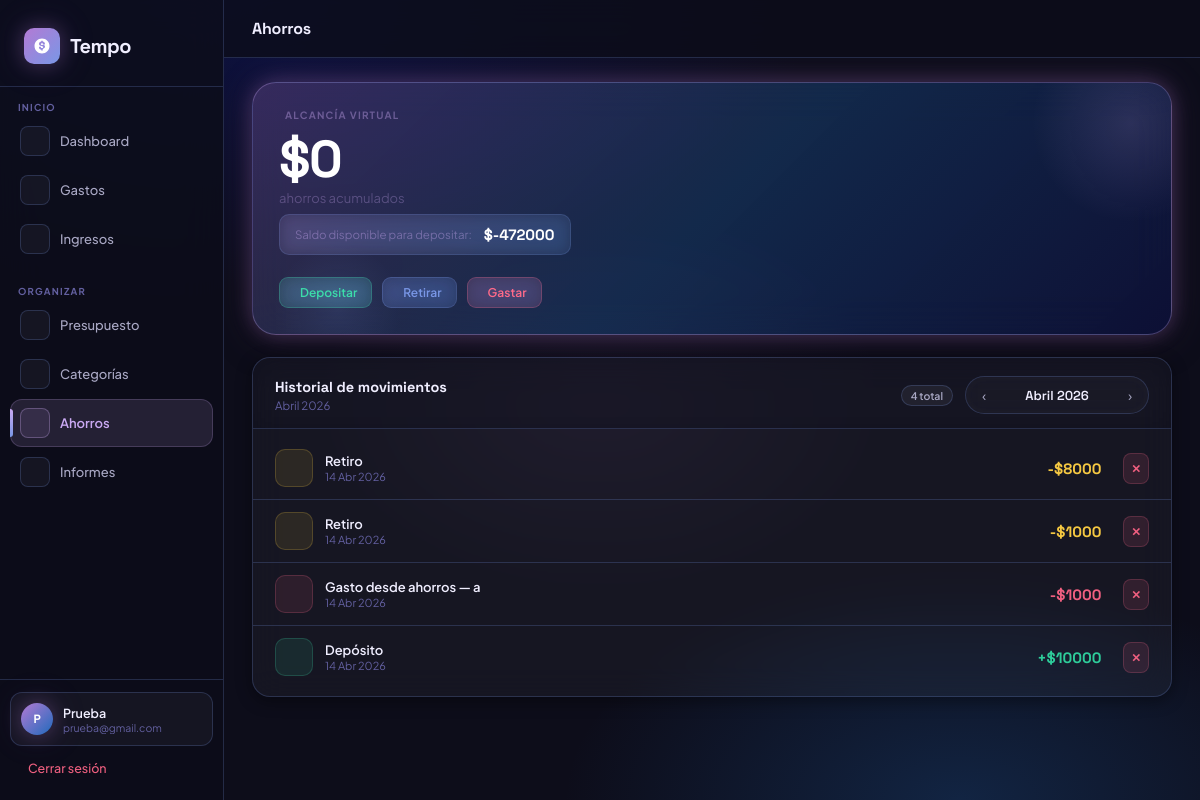
Screenshot of /ahorros/ (signed in) with the database file from the repository.
### core/models.py (models this page shows)
class Ahorro(models.Model):
    TIPOS = [
        ('deposito', 'Depósito'),
        ('retiro', 'Retiro'),
        ('gasto', 'Gasto desde ahorros'),
    ]
    usuario = models.ForeignKey(User, on_delete=models.CASCADE, related_name='ahorros')
    tipo = models.CharField(max_length=10, choices=TIPOS)
    monto = models.DecimalField(max_digits=12, decimal_places=2)
    fecha = models.DateField(default=timezone.now)
    detalle = models.CharField(max_length=300, blank=True)
    creado_en = models.DateTimeField(auto_now_add=True)
    class Meta:
        ordering = ['-fecha', '-creado_en']

### core/views.py (the view)
# urls.py: path('ahorros/', views.ahorros_view, name='ahorros'),
@login_required
def ahorros_view(request):
    hoy   = date.today()
    mes   = int(request.GET.get('mes', hoy.month))
    anio  = int(request.GET.get('anio', hoy.year))
    total = get_total_ahorros(request.user)
    historial = Ahorro.objects.filter(
        usuario=request.user, fecha__month=mes, fecha__year=anio
    )
    saldo_disponible = get_saldo_acumulado(request.user, hoy.month, hoy.year)
    mes_ant  = mes - 1 if mes > 1 else 12
    anio_ant = anio if mes > 1 else anio - 1
    mes_sig  = mes + 1 if mes < 12 else 1
    anio_sig = anio if mes < 12 else anio + 1
    return render(request, 'ahorros.html', {
        'total_ahorros':    total,
        'historial':        historial,
        'saldo_disponible': saldo_disponible,
        'mes': mes, 'anio': anio, 'mes_nombre': MESES[mes],
        'mes_ant': mes_ant, 'anio_ant': anio_ant,
        'mes_sig': mes_sig, 'anio_sig': anio_sig,
        'hoy': hoy.strftime('%Y-%m-%d'),
    })

### core/views.py (called while the page is built)
def get_total_ahorros(usuario):
    dep  = Ahorro.objects.filter(usuario=usuario, tipo='deposito').aggregate(t=Sum('monto'))['t'] or Decimal('0')
    ret  = Ahorro.objects.filter(usuario=usuario, tipo='retiro').aggregate(t=Sum('monto'))['t']   or Decimal('0')
    gas  = Ahorro.objects.filter(usuario=usuario, tipo='gasto').aggregate(t=Sum('monto'))['t']    or Decimal('0')
    return dep - ret - gas

### templates/ahorros.html (shortened to what this page needs)
{% extends 'base.html' %}
{% block page_title %}Ahorros{% endblock %}
{% block content %}
<div class="savings-card hover-lift mb-5">
  <div style="position:relative;z-index:2;">
    <div style="font-size:10px;color:rgba(202,169,243,0.4);font-weight:700;text-transform:uppercase;letter-spacing:1.2px;margin-bottom:12px;display:flex;align-items:center;gap:6px;">
      Alcancía Virtual
    </div>
    <div style="font-family:'Space Grotesk',sans-serif;font-size:52px;font-weight:700;color:#fff;line-height:1;letter-spacing:-1.5px;">
      ${{ total_ahorros|floatformat:0 }}
    </div>
    <div style="color:rgba(202,169,243,0.3);font-size:13px;margin-top:5px;margin-bottom:8px;">ahorros acumulados</div>
    <div style="background:rgba(255,255,255,0.05);border:1px solid rgba(121,151,230,0.2);border-radius:10px;padding:10px 15px;margin-bottom:22px;display:inline-flex;align-items:center;gap:12px;backdrop-filter:blur(8px);">
      <span style="color:rgba(202,169,243,0.4);font-size:11.5px;">Saldo disponible para depositar:</span>
      <span style="color:#fff;font-weight:700;font-family:'Space Grotesk',sans-serif;font-size:15px;">${{ saldo_disponible|floatformat:0 }}</span>
    </div>
    <div style="display:flex;gap:10px;flex-wrap:wrap;">
      <button class="btn btn-sm" onclick="openModal('mDeposito')"
        style="background:rgba(60,221,170,0.15);color:#3CDDAA;border:1px solid rgba(60,221,170,0.25);backdrop-filter:blur(8px);"> Depositar</button>
      <button class="btn btn-sm" onclick="openModal('mRetiro')"
        style="background:rgba(121,151,230,0.15);color:#7997E6;border:1px solid rgba(121,151,230,0.25);backdrop-filter:blur(8px);"> Retirar</button>
      <button class="btn btn-sm" onclick="openModal('mGastoAhorro')"
        style="background:rgba(255,107,138,0.15);color:#FF6B8A;border:1px solid rgba(255,107,138,0.25);backdrop-filter:blur(8px);"> Gastar</button>
    </div>
  </div>
</div>
<div class="card" style="padding:0;overflow:hidden;">
  <div style="padding:18px 22px 14px;border-bottom:1px solid var(--glass-border);
              background:rgba(13,13,26,0.5);backdrop-filter:blur(12px);
              position:sticky;top:0;z-index:5;
              display:flex;align-items:center;justify-content:space-between;gap:12px;flex-wrap:wrap;">
    <div>
      <div class="section-title">Historial de movimientos</div>
      <div class="section-sub" id="histSubtitle">{{ mes_nombre }} {{ anio }}</div>
    </div>
    <div style="display:flex;align-items:center;gap:12px;flex-wrap:wrap;">
      <span class="badge badge-dark" id="totalMovBadge">{{ historial.count }} total</span>
      <div class="month-nav">
        <a href="?mes={{ mes_ant }}&anio={{ anio_ant }}" class="mnav-btn">‹</a>
        <span class="mnav-label" style="min-width:110px;">{{ mes_nombre }} {{ anio }}</span>
        <a href="?mes={{ mes_sig }}&anio={{ anio_sig }}" class="mnav-btn">›</a>
      </div>
    </div>
  </div>
  <div class="scroll-panel" style="padding:8px 0;">
    {% for m in historial %}
    <div class="row-item" style="padding:12px 22px;">
      <div class="row-icon" style="
        background:{% if m.tipo == 'deposito' %}rgba(60,221,170,0.1){% elif m.tipo == 'retiro' %}rgba(245,200,66,0.1){% else %}rgba(255,107,138,0.1){% endif %};
        border-color:{% if m.tipo == 'deposito' %}rgba(60,221,170,0.2){% elif m.tipo == 'retiro' %}rgba(245,200,66,0.2){% else %}rgba(255,107,138,0.2){% endif %};
        font-size:15px;color:{% if m.tipo == 'deposito' %}var(--green){% elif m.tipo == 'retiro' %}var(--yellow){% else %}var(--red){% endif %};">
      </div>
      <div style="flex:1;min-width:0;">
        <div style="font-size:13px;font-weight:600;color:var(--text);">
          {{ m.get_tipo_display }}{% if m.detalle %} — {{ m.detalle }}{% endif %}
        </div>
        <div style="font-size:11px;color:var(--text3);margin-top:1px;">{{ m.fecha|date:"d M Y" }}</div>
      </div>
      <div style="font-family:'Space Grotesk',sans-serif;font-weight:700;font-size:15px;margin-right:10px;
                  color:{% if m.tipo == 'deposito' %}var(--green){% elif m.tipo == 'retiro' %}var(--yellow){% else %}var(--red){% endif %};">
        {% if m.tipo == 'deposito' %}+{% else %}-{% endif %}${{ m.monto|floatformat:0 }}
      </div>
      <form method="post" action="{% url 'eliminar_ahorro' m.pk %}"
            data-confirm="Se eliminará este movimiento de ${{ m.monto|floatformat:0 }}."
            data-title="¿Eliminar movimiento?" data-emoji="🏦">
        {% csrf_token %}<button class="btn btn-danger btn-xs btn-icon">✕</button>
      </form>
    </div>
    {% empty %}
    <div class="empty" style="padding:50px 20px;">
      <div class="empty-emoji">🏦</div>
      <div class="empty-msg">Tu alcancía está vacía.<br>¡Haz tu primer depósito!</div>
    </div>
    {% endfor %}
  </div>
</div>
{% endblock %}

### templates/base.html (shortened to what this page needs)
<!DOCTYPE html>
<html lang="es">
<head>
  {% load static %}
  <link rel="stylesheet" href="{% static 'css/tempo.css' %}">
  <link rel='stylesheet' href='https://cdn-uicons.flaticon.com/2.6.0/uicons-regular-rounded/css/uicons-regular-rounded.css'>
  <link rel='stylesheet' href='https://cdn-uicons.flaticon.com/2.6.0/uicons-bold-rounded/css/uicons-bold-rounded.css'>
  <link rel='stylesheet' href='https://cdn-uicons.flaticon.com/2.6.0/uicons-solid-rounded/css/uicons-solid-rounded.css'>
  <link rel="stylesheet" href="https://cdn-uicons.flaticon.com/uicons-regular-rounded/css/uicons-regular-rounded.css">
  <link rel="stylesheet" href="https://cdn-uicons.flaticon.com/uicons-solid-rounded/css/uicons-solid-rounded.css">
</head>
<body>
{% if user.is_authenticated %}
<aside class="sidebar" id="sidebar">
  <div class="sidebar-top">
    <a href="{% url 'dashboard' %}" class="brand">
      <div class="brand-mark">
      </div>
      <span class="brand-wordmark">Tempo</span>
    </a>
  </div>
  <nav class="nav">
    <div class="nav-group">
      <div class="nav-group-label">Inicio</div>
      <a href="{% url 'dashboard' %}" class="nav-link {% if request.resolver_match.url_name == 'dashboard' %}active{% endif %}">
        <div class="nav-icon"></div> Dashboard
      </a>
      <a href="{% url 'gastos' %}" class="nav-link {% if 'gasto' in request.resolver_match.url_name %}active{% endif %}">
        <div class="nav-icon"></div> Gastos
      </a>
      <a href="{% url 'ingresos' %}" class="nav-link {% if 'ingreso' in request.resolver_match.url_name %}active{% endif %}">
        <div class="nav-icon"></div> Ingresos
      </a>
    </div>
    <div class="nav-group">
      <div class="nav-group-label">Organizar</div>
      <a href="{% url 'presupuesto' %}" class="nav-link {% if 'presupuesto' in request.resolver_match.url_name %}active{% endif %}">
        <div class="nav-icon"></div> Presupuesto
      </a>
      <a href="{% url 'categorias' %}" class="nav-link {% if 'categoria' in request.resolver_match.url_name %}active{% endif %}">
        <div class="nav-icon"></div> Categorías
      </a>
      <a href="{% url 'ahorros' %}" class="nav-link {% if 'ahorro' in request.resolver_match.url_name %}active{% endif %}">
        <div class="nav-icon"></div> Ahorros
      </a>
      <a href="{% url 'informes' %}" class="nav-link {% if 'informe' in request.resolver_match.url_name %}active{% endif %}">
        <div class="nav-icon"></div> Informes
      </a>
    </div>
  </nav>
  <div class="sidebar-footer">
    <div class="user-pill">
      <div class="avatar">{{ user.first_name|first|upper }}{% if user.last_name %}{{ user.last_name|first|upper }}{% endif %}</div>
      <div class="user-meta">
        <div class="user-name">{{ user.first_name|default:user.username }}</div>
        <div class="user-email">{{ user.email }}</div>
      </div>
    </div>
    <a href="{% url 'logout' %}" class="logout-link">
      Cerrar sesión
    </a>
  </div>
</aside>
<div class="main">
  <header class="topbar">
    <div class="flex-center gap-3">
      <span class="page-heading">{% block page_title %}Tempo{% endblock %}</span>
    </div>
  </header>
  <div class="content">{% block content %}{% endblock %}</div>
</div>
{% else %}
{% block auth_content %}{% endblock %}
{% endif %}
</body>
</html>

### rows the page displays
Ahorro: tipo "Retiro", fecha "14 Abr 2026", monto "8000"
Ahorro: tipo "Retiro", fecha "14 Abr 2026", monto "1000"
Ahorro: tipo "Gasto desde ahorros", detalle "a", fecha "14 Abr 2026", monto "1000"
Ahorro: tipo "Depósito", fecha "14 Abr 2026", monto "10000"

### other values shown
{{ user.first_name|first|upper }} "P"
{{ user.first_name|default:user.username }} "Prueba"
{{ user.email }} "prueba@gmail.com"
{{ total_ahorros|floatformat:0 }} "0"
{{ saldo_disponible|floatformat:0 }} "-472000"
{{ mes_nombre }} "Abril"
{{ anio }} "2026"
{{ historial.count }} "4"
